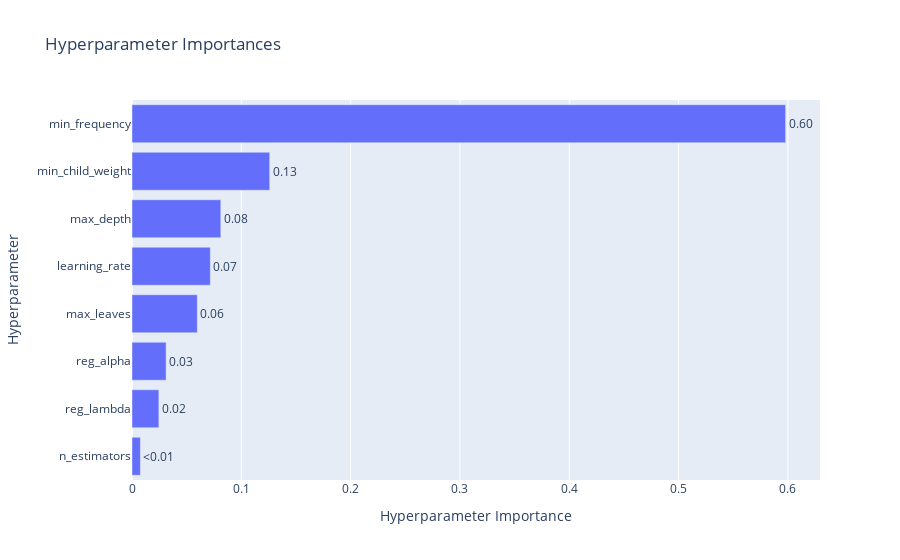

Write notebook code for a chart like this one.
### Markdown cell above
Del parallel coordinate plot podemos observar cual es el camino de hiperparametros que sigue la mejor combinación siendo la más oscura los mejores resultados,. es posible visualizar como casi todos los resultados buenos siguen la misma estructura.

### Code cell
plot_param_importances(study)

### Figure 1 — Plotly figure (JSON) as saved in the notebook; plotly's stock layout.template omitted (floating-point values rounded to 4 significant figures)
{"data": [{"cliponaxis": false, "hovertemplate": ["n_estimators (IntDistribution): 0.007663456816629797<extra></extra>", "reg_lambda (FloatDistribution): 0.024578406682499332<extra></extra>", "reg_alpha (FloatDistribution): 0.031201494510640918<extra></extra>", "max_leaves (IntDistribution): 0.05974365871515435<extra></extra>", "learning_rate (FloatDistribution): 0.07165343683958668<extra></extra>", "max_depth (IntDistribution): 0.0812555604965163<extra></extra>", "min_child_weight (IntDistribution): 0.1259915646854721<extra></extra>", "min_frequency (FloatDistribution): 0.5979124212535006<extra></extra>"], "name": "Objective Value", "orientation": "h", "text": ["<0.01", "0.02", "0.03", "0.06", "0.07", "0.08", "0.13", "0.60"], "textposition": "outside", "type": "bar", "x": [0.007663, 0.02458, 0.0312, 0.05974, 0.07165, 0.08126, 0.126, 0.5979], "y": ["n_estimators", "reg_lambda", "reg_alpha", "max_leaves", "learning_rate", "max_depth", "min_child_weight", "min_frequency"]}], "layout": {"title": {"text": "Hyperparameter Importances"}, "xaxis": {"title": {"text": "Hyperparameter Importance"}}, "yaxis": {"title": {"text": "Hyperparameter"}}}}
